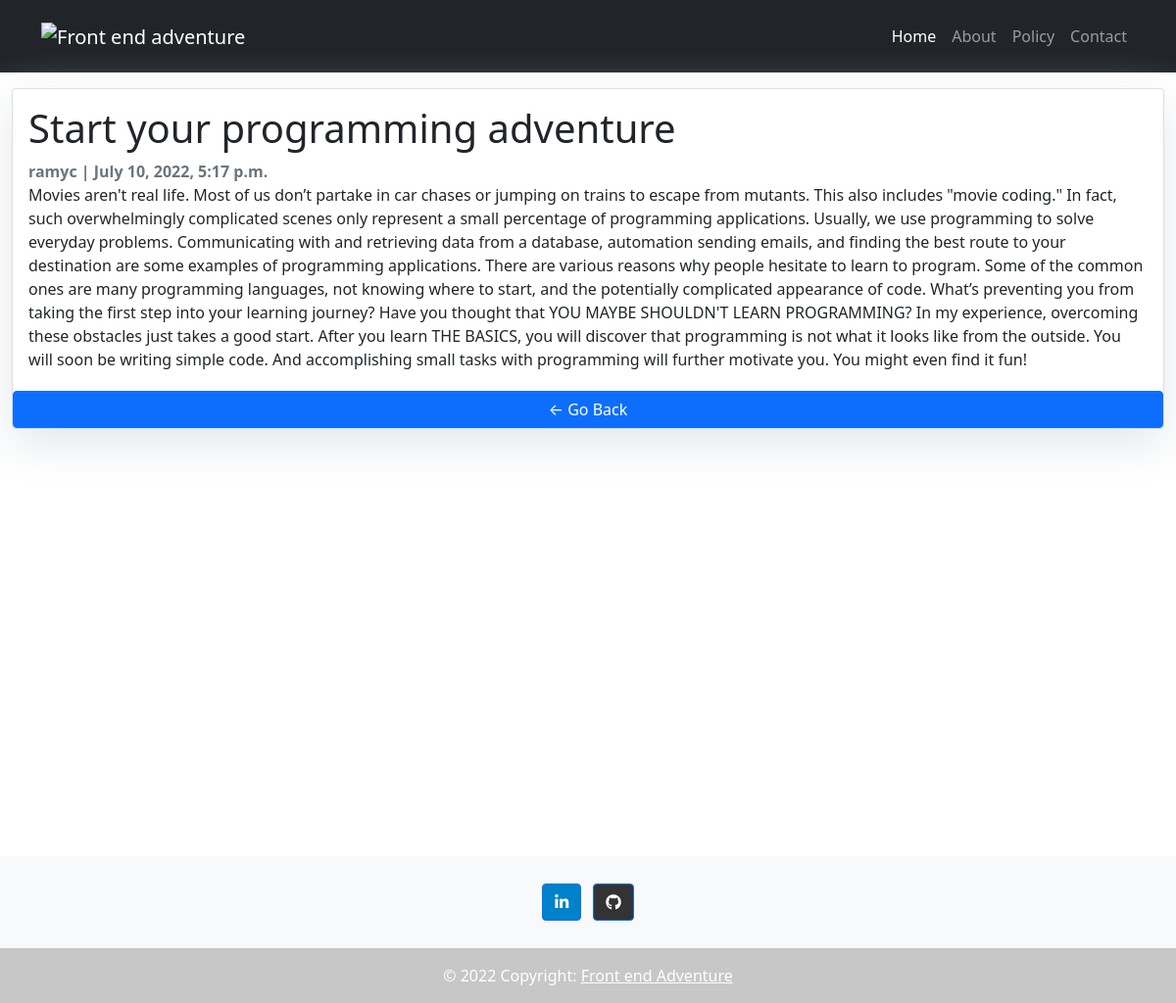
The app's page /start-your-programming-adventure/ with its own data.
### front_end_adv_site/models.py (models this page shows, shortened)
class Post(models.Model):
    title = models.CharField(max_length=200, unique=True)
    slug = models.SlugField(max_length=200, unique=True)
    author = models.ForeignKey(User, on_delete= models.CASCADE,related_name='blog_posts')
    updated_on = models.DateTimeField(auto_now= True)
    content = models.TextField()
    image: models.ImageField(upload_to='users/%Y/%m/%d/', blank=True)
    created_on = models.DateTimeField(auto_now_add=True)
    status = models.IntegerField(choices=STATUS, default=0)
    category = models.IntegerField(choices=CATEGORY, default=0)
    class Meta:
        verbose_name = 'ADVENTURE POST'
        verbose_name_plural = 'ADVENTURES POSTS'
        ordering = ["-created_on"]

### front_end_adv_site/views.py (the view)
# urls.py: path('<slug:slug>/', views.PostDetails.as_view(), name = 'post_detail'),
class PostDetails(generic.DetailView):
    model = Post
    template_name = 'post_details.html'

### front_end_adv_site/templates/post_details.html (shortened to what this page needs)
<!DOCTYPE html>
<html>
  <head>
    <link rel="stylesheet" href="" />
  </head>
  <body>
    {% extends 'base.html' %} {% block content %}
    <div class="container-fluid vh-100 d-flex justify-content-center">
      <div class="">
        <div class="card mb-12 mt-3">
          <div class="card-body">
            <h1>{% block title %} {{ object.title }} {% endblock title %}</h1>
            <strong class="text-muted"
              >{{ post.author }} | {{ post.created_on }}</strong
            >
            <p class="card-text">{{ object.content | safe }}</p>
          </div>
          <a href="{% url 'home' %}" class="btn btn-primary mt-1"
            >&larr; Go Back</a
          >
        </div>
      </div>
    </div>
    {% endblock content %}

### front_end_adv_site/templates/base.html (style rules this page uses)
.card { box-shadow: 0 16px 48px #e3e7eb; }

### records on screen
Post: title "Start your programming adventure", author "ramyc", created_on "July 10, 2022, 5:17 p.m.", content "Movies aren't real life. Most of us don’t partake in car chases or jumping on trains to escape from mutants. This also includes \"movie coding.\" In fact, such overwhelmingly complicated scenes only represent a small percentage of programming applications. Usually, we use programming to solve everyday problems. Communicating with and retrieving data from a database, automation sending emails, and finding the best route to your destination are some examples of programming applications. There are various reasons why people hesitate to learn to program. Some of the common ones are many programming languages, not knowing where to start, and the potentially complicated appearance of code. What’s…"
